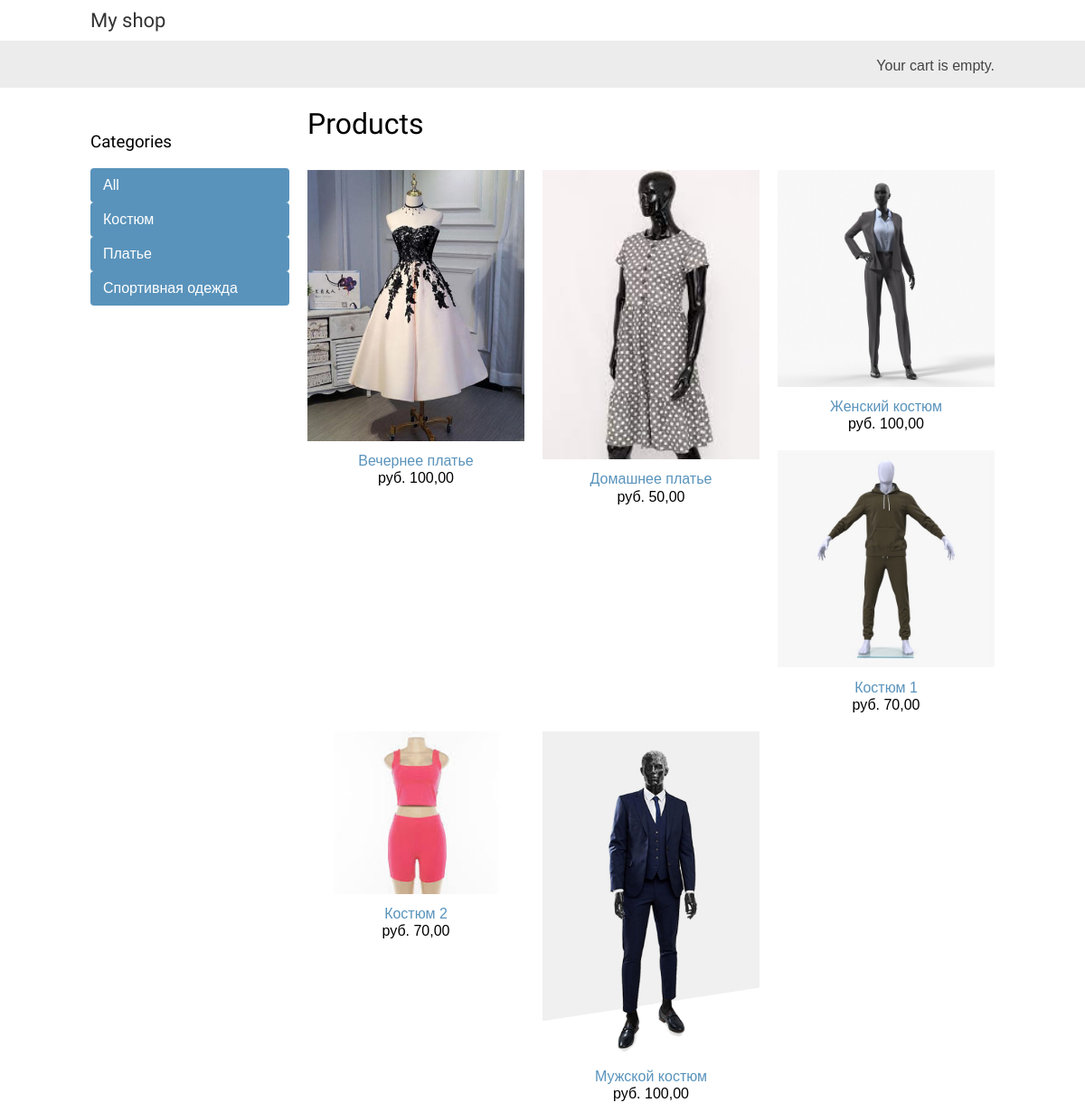
The page / on the database its author committed.
### shop/models.py (models this page shows, shortened)
class Category(models.Model):
    name = models.CharField(max_length=200, db_index=True)
    slug = models.SlugField(max_length=200, db_index=True, unique=True)
    class Meta:
        ordering = ('name',)
        verbose_name = 'Категория'
        verbose_name_plural = 'Категории'
    def get_absolute_url(self):
        return reverse('shop:product_list_by_category', args=[self.slug])

class Product(models.Model):
    category = models.ForeignKey(Category, related_name='products', on_delete=models.CASCADE)
    name = models.CharField(max_length=200, db_index=True)
    slug = models.SlugField(max_length=200, db_index=True)
    image = models.ImageField(upload_to='products/%Y/%m/%d', blank=True)
    description = models.TextField(blank=True)
    price = models.DecimalField(max_digits=10, decimal_places=2)
    stock = models.PositiveIntegerField()
    available = models.BooleanField(default=True)
    created = models.DateTimeField(auto_now_add=True)
    updated = models.DateTimeField(auto_now=True)
    class Meta:
        ordering = ('name', )
        index_together = (('id', 'slug'), )
    def get_absolute_url(self):
        return reverse('shop:product_detail', args=[self.id, self.slug])

### shop/views.py (the view)
# urls.py: path('', views.product_list, name='product_list'),
def product_list(request, category_slug=None):
    category = None
    categoryies = Category.objects.all()
    products = Product.objects.filter(available=True)
    if category_slug:
        category = get_object_or_404(Category, slug = category_slug)
        products = products.filter(category = category)
    return render(request, 'shop/product/list.html',{'category': category, 'categories': categoryies, 'products': products})

### shop/templates/shop/product/list.html (shortened to what this page needs)
{% extends "shop/base.html" %}
{% load static %}
{% block content %}
    <div id="sidebar">
        <h3>Categories</h3>
        <ul>
            <li {% if not category %}class="selected"{% endif %}>
                <a href="{% url "shop:product_list" %}">All</a>
            </li>
            {% for category in categories %}
                <li {% if category.slug == category.slug %}class="selected"
                {% endif %}>
                    <a href="{{ category.get_absolute_url }}">{{ category.name }}</a>
                </li>
            {% endfor %}
        </ul>
    </div>
    <div id="main" class="product-list">
        <h1>{% if category %}{{ category.name }}{% else %}Products
        {% endif %}</h1>
        {% for product in products %}
            <div class="item">
                <a href="{{ product.get_absolute_url }}">
                    <img src="{% if product.image %}{{ product.image.url }}{% else %}{% static "img/no_image.png" %}{% endif %}">
                </a>
                <a href="{{ product.get_absolute_url }}">{{ product.name }}</a>
                <br>
                руб. {{ product.price }}
            </div>
        {% endfor %}
    </div>
{% endblock %}

### shop/static/css/base.css (style rules this page uses)
body { margin:0; padding:0; font-family:helvetica, sans-serif; }
h1, h2, h3, h4, h5 , h6 { font-family: 'Ubuntu', sans-serif; font-weight:normal; }
a { text-decoration:none; color:#5993bb; }
#sidebar { width:220px; padding:30px 20px 0 0; float:left; }
#sidebar ul { margin:0; padding:0; }
#sidebar ul li { margin:0; list-style:none; padding:10px 14px; }
#sidebar ul li a { display:block; }
#sidebar ul li.selected { background:#5993bb; border-radius:4px; }
#sidebar ul li.selected a { color:#fff; }
#main { float:left; width: 96%; margin-right:-220px; overflow:hidden; }
.product-list .item { width:25%; padding:10px 20px 10px 0; float:left; text-align:center; line-height:1.2; }
.product-list .item img { width:100%; margin-bottom:8px; }

### rows shown on the page
Category: name "Костюм"
Category: name "Платье"
Category: name "Спортивная одежда"
Product: image (picture), name "Вечернее платье", price "100,00"
Product: image (picture), name "Домашнее платье", price "50,00"
Product: image (picture), name "Женский костюм", price "100,00"
Product: image (picture), name "Костюм 1", price "70,00"
Product: image (picture), name "Костюм 2", price "70,00"
Product: image (picture), name "Мужской костюм", price "100,00"
